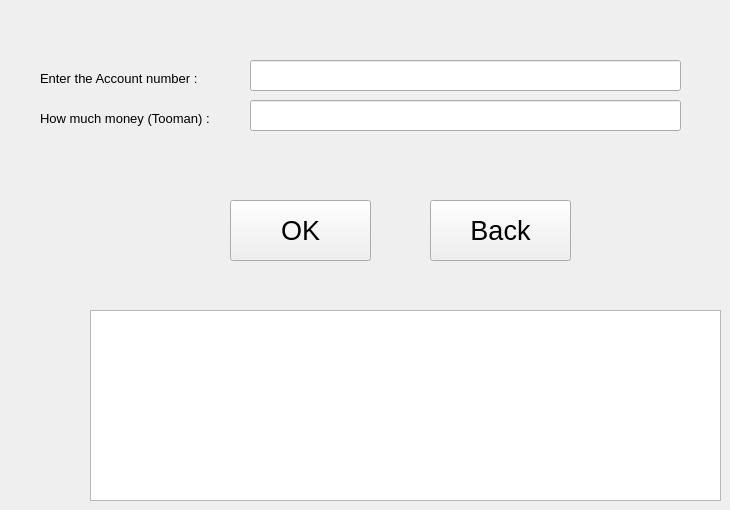
    <widget class="QWidget" name="page_5">
     <widget class="QLabel" name="label_3">
      <property name="geometry">
       <rect>
        <x>40</x>
        <y>70</y>
        <width>201</width>
        <height>16</height>
       </rect>
      </property>
      <property name="font">
       <font>
        <pointsize>10</pointsize>
       </font>
      </property>
      <property name="text">
       <string>Enter the Account number :</string>
      </property>
     </widget>
     <widget class="QLabel" name="label_4">
      <property name="geometry">
       <rect>
        <x>40</x>
        <y>110</y>
        <width>211</width>
        <height>16</height>
       </rect>
      </property>
      <property name="font">
       <font>
        <pointsize>10</pointsize>
       </font>
      </property>
      <property name="text">
       <string>How much money (Tooman) :</string>
      </property>
     </widget>
     <widget class="QLineEdit" name="pg5_lineedit_accnum">
      <property name="geometry">
       <rect>
        <x>250</x>
        <y>60</y>
        <width>431</width>
        <height>31</height>
       </rect>
      </property>
      <property name="font">
       <font>
        <pointsize>10</pointsize>
       </font>
      </property>
     </widget>
     <widget class="QLineEdit" name="pg5_lineedit_money">
      <property name="geometry">
       <rect>
        <x>250</x>
        <y>100</y>
        <width>431</width>
        <height>31</height>
       </rect>
      </property>
      <property name="font">
       <font>
        <pointsize>10</pointsize>
       </font>
      </property>
     </widget>
     <widget class="QPushButton" name="pg5_pushbutton_ok">
      <property name="geometry">
       <rect>
        <x>230</x>
        <y>200</y>
        <width>141</width>
        <height>61</height>
       </rect>
      </property>
      <property name="font">
       <font>
        <pointsize>20</pointsize>
       </font>
      </property>
      <property name="cursor">
       <cursorShape>PointingHandCursor</cursorShape>
      </property>
      <property name="text">
       <string>OK</string>
      </property>
     </widget>
     <widget class="QPushButton" name="pg5_pushbutton_back">
      <property name="geometry">
       <rect>
        <x>430</x>
        <y>200</y>
        <width>141</width>
        <height>61</height>
       </rect>
      </property>
      <property name="font">
       <font>
        <pointsize>20</pointsize>
       </font>
      </property>
      <property name="cursor">
       <cursorShape>PointingHandCursor</cursorShape>
      </property>
      <property name="text">
       <string>Back</string>
      </property>
     </widget>
     <widget class="QTextBrowser" name="pg5_textBrowser">
      <property name="geometry">
       <rect>
        <x>90</x>
        <y>310</y>
        <width>631</width>
        <height>191</height>
       </rect>
      </property>
      <property name="font">
       <font>
        <pointsize>15</pointsize>
       </font>
      </property>
      <property name="cursor" stdset="0">
       <cursorShape>ForbiddenCursor</cursorShape>
      </property>
      <property name="toolTip">
       <string>&lt;html&gt;&lt;head/&gt;&lt;body&gt;&lt;p align=&quot;center&quot;&gt;&lt;span style=&quot; font-size:12pt;&quot;&gt;the result will be shown here&lt;/span&gt;&lt;/p&gt;&lt;/body&gt;&lt;/html&gt;</string>
      </property>
     </widget>
    </widget>
